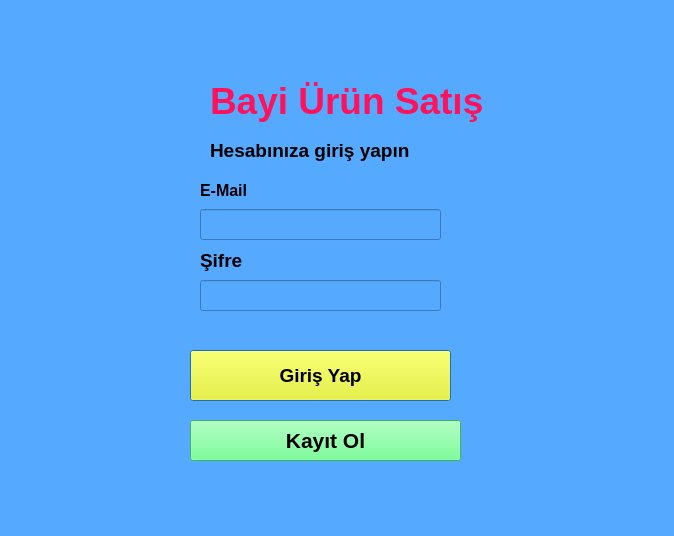
<?xml version="1.0" encoding="UTF-8"?>
<ui version="4.0">
 <class>Dialog</class>
 <widget class="QDialog" name="Dialog">
  <property name="geometry">
   <rect>
    <x>0</x>
    <y>0</y>
    <width>674</width>
    <height>536</height>
   </rect>
  </property>
  <property name="windowTitle">
   <string>Dialog</string>
  </property>
  <widget class="QWidget" name="bgwidget" native="true">
   <property name="geometry">
    <rect>
     <x>0</x>
     <y>0</y>
     <width>701</width>
     <height>581</height>
    </rect>
   </property>
   <property name="styleSheet">
    <string notr="true">background-color: rgb(85, 170, 255);</string>
   </property>
   <widget class="QLabel" name="label">
    <property name="geometry">
     <rect>
      <x>210</x>
      <y>70</y>
      <width>291</width>
      <height>61</height>
     </rect>
    </property>
    <property name="font">
     <font>
      <pointsize>28</pointsize>
      <weight>75</weight>
      <bold>true</bold>
     </font>
    </property>
    <property name="styleSheet">
     <string notr="true">color: rgb(255, 17, 92);</string>
    </property>
    <property name="text">
     <string>Bayi Ürün Satış </string>
    </property>
   </widget>
   <widget class="QLabel" name="label_2">
    <property name="geometry">
     <rect>
      <x>210</x>
      <y>130</y>
      <width>281</width>
      <height>41</height>
     </rect>
    </property>
    <property name="font">
     <font>
      <pointsize>14</pointsize>
      <weight>75</weight>
      <bold>true</bold>
     </font>
    </property>
    <property name="text">
     <string>Hesabınıza giriş yapın</string>
    </property>
   </widget>
   <widget class="QPushButton" name="btnGiris">
    <property name="geometry">
     <rect>
      <x>190</x>
      <y>350</y>
      <width>261</width>
      <height>51</height>
     </rect>
    </property>
    <property name="font">
     <font>
      <pointsize>14</pointsize>
      <weight>75</weight>
      <bold>true</bold>
     </font>
    </property>
    <property name="styleSheet">
     <string notr="true">background-color: rgb(255, 255, 0);</string>
    </property>
    <property name="text">
     <string>Giriş Yap</string>
    </property>
   </widget>
   <widget class="QPushButton" name="btnKayitOl">
    <property name="geometry">
     <rect>
      <x>190</x>
      <y>420</y>
      <width>271</width>
      <height>41</height>
     </rect>
    </property>
    <property name="font">
     <font>
      <pointsize>16</pointsize>
      <weight>75</weight>
      <bold>true</bold>
     </font>
    </property>
    <property name="styleSheet">
     <string notr="true">background-color: rgb(85, 255, 127);</string>
    </property>
    <property name="text">
     <string>Kayıt Ol</string>
    </property>
   </widget>
   <widget class="QLineEdit" name="textEposta">
    <property name="geometry">
     <rect>
      <x>200</x>
      <y>209</y>
      <width>241</width>
      <height>31</height>
     </rect>
    </property>
   </widget>
   <widget class="QLineEdit" name="textSifre">
    <property name="geometry">
     <rect>
      <x>200</x>
      <y>280</y>
      <width>241</width>
      <height>31</height>
     </rect>
    </property>
   </widget>
   <widget class="QLabel" name="label_3">
    <property name="geometry">
     <rect>
      <x>200</x>
      <y>180</y>
      <width>181</width>
      <height>21</height>
     </rect>
    </property>
    <property name="font">
     <font>
      <pointsize>12</pointsize>
      <weight>75</weight>
      <bold>true</bold>
     </font>
    </property>
    <property name="text">
     <string>E-Mail</string>
    </property>
   </widget>
   <widget class="QLabel" name="label_4">
    <property name="geometry">
     <rect>
      <x>200</x>
      <y>250</y>
      <width>191</width>
      <height>21</height>
     </rect>
    </property>
    <property name="font">
     <font>
      <pointsize>14</pointsize>
      <weight>75</weight>
      <bold>true</bold>
     </font>
    </property>
    <property name="text">
     <string>Şifre</string>
    </property>
   </widget>
   <widget class="QLabel" name="lbl">
    <property name="geometry">
     <rect>
      <x>210</x>
      <y>320</y>
      <width>321</width>
      <height>21</height>
     </rect>
    </property>
    <property name="font">
     <font>
      <family>Lucida Handwriting</family>
      <pointsize>14</pointsize>
     </font>
    </property>
    <property name="styleSheet">
     <string notr="true">color: rgb(170, 0, 0);</string>
    </property>
    <property name="text">
     <string/>
    </property>
   </widget>
  </widget>
 </widget>
 <resources/>
 <connections/>
</ui>
